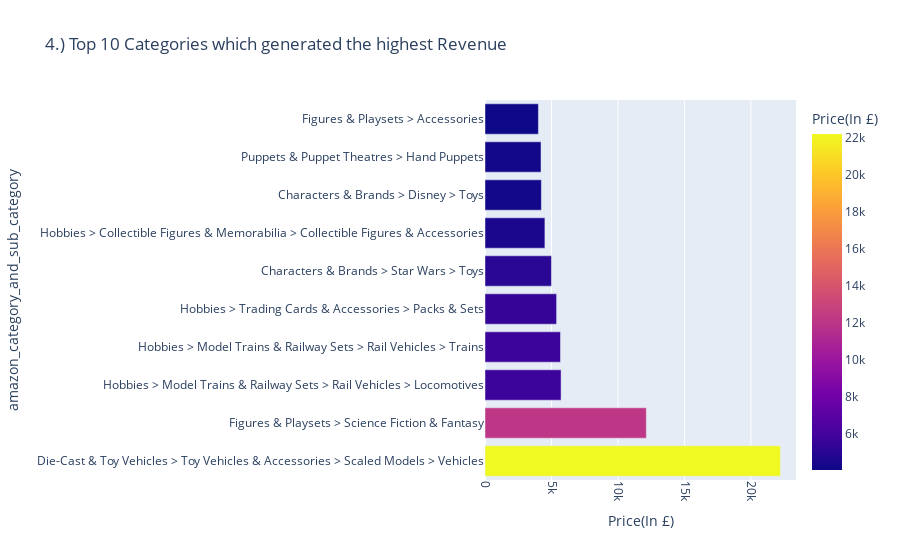

Write notebook code for a chart like this one.
### Code cell
top_10 = df.groupby('amazon_category_and_sub_category')['Price(In £)'].sum().reset_index().nlargest(10, 'Price(In £)')

# Create a bar plot using Plotly Express
fig = px.bar(top_10, x='Price(In £)', y='amazon_category_and_sub_category',
             title='4.) Top 10 Categories which generated the highest Revenue',
             color='Price(In £)')  # Set the color based on the Price column
fig.update_xaxes(tickangle=90)
fig.show()

### Figure 1 — Plotly figure (JSON) as saved in the notebook; plotly's stock layout.template omitted (floating-point values rounded to 4 significant figures)
{"data": [{"alignmentgroup": "True", "hovertemplate": "Price(In £)=%{marker.color}<br>amazon_category_and_sub_category=%{y}<extra></extra>", "legendgroup": "", "marker": {"color": [22220.0, 12130.0, 5723.0, 5677.0, 5385.0, 4998.0, 4506.0, 4241.0, 4214.0, 4017.0], "coloraxis": "coloraxis", "pattern": {"shape": ""}}, "name": "", "offsetgroup": "", "orientation": "h", "showlegend": false, "textposition": "auto", "type": "bar", "x": [22220.0, 12130.0, 5723.0, 5677.0, 5385.0, 4998.0, 4506.0, 4241.0, 4214.0, 4017.0], "xaxis": "x", "y": ["Die-Cast & Toy Vehicles > Toy Vehicles & Accessories > Scaled Models > Vehicles", "Figures & Playsets > Science Fiction & Fantasy", "Hobbies > Model Trains & Railway Sets > Rail Vehicles > Locomotives", "Hobbies > Model Trains & Railway Sets > Rail Vehicles > Trains", "Hobbies > Trading Cards & Accessories > Packs & Sets", "Characters & Brands > Star Wars > Toys", "Hobbies > Collectible Figures & Memorabilia > Collectible Figures & Accessories", "Characters & Brands > Disney > Toys", "Puppets & Puppet Theatres > Hand Puppets", "Figures & Playsets > Accessories"], "yaxis": "y"}], "layout": {"barmode": "relative", "coloraxis": {"colorbar": {"title": {"text": "Price(In £)"}}, "colorscale": [[0, "#0d0887"], [0.1111, "#46039f"], [0.2222, "#7201a8"], [0.3333, "#9c179e"], [0.4444, "#bd3786"], [0.5556, "#d8576b"], [0.6667, "#ed7953"], [0.7778, "#fb9f3a"], [0.8889, "#fdca26"], [1, "#f0f921"]]}, "legend": {"tracegroupgap": 0}, "title": {"text": "4.) Top 10 Categories which generated the highest Revenue"}, "xaxis": {"anchor": "y", "domain": [0, 1], "tickangle": 90, "title": {"text": "Price(In £)"}}, "yaxis": {"anchor": "x", "domain": [0, 1], "title": {"text": "amazon_category_and_sub_category"}}}}
